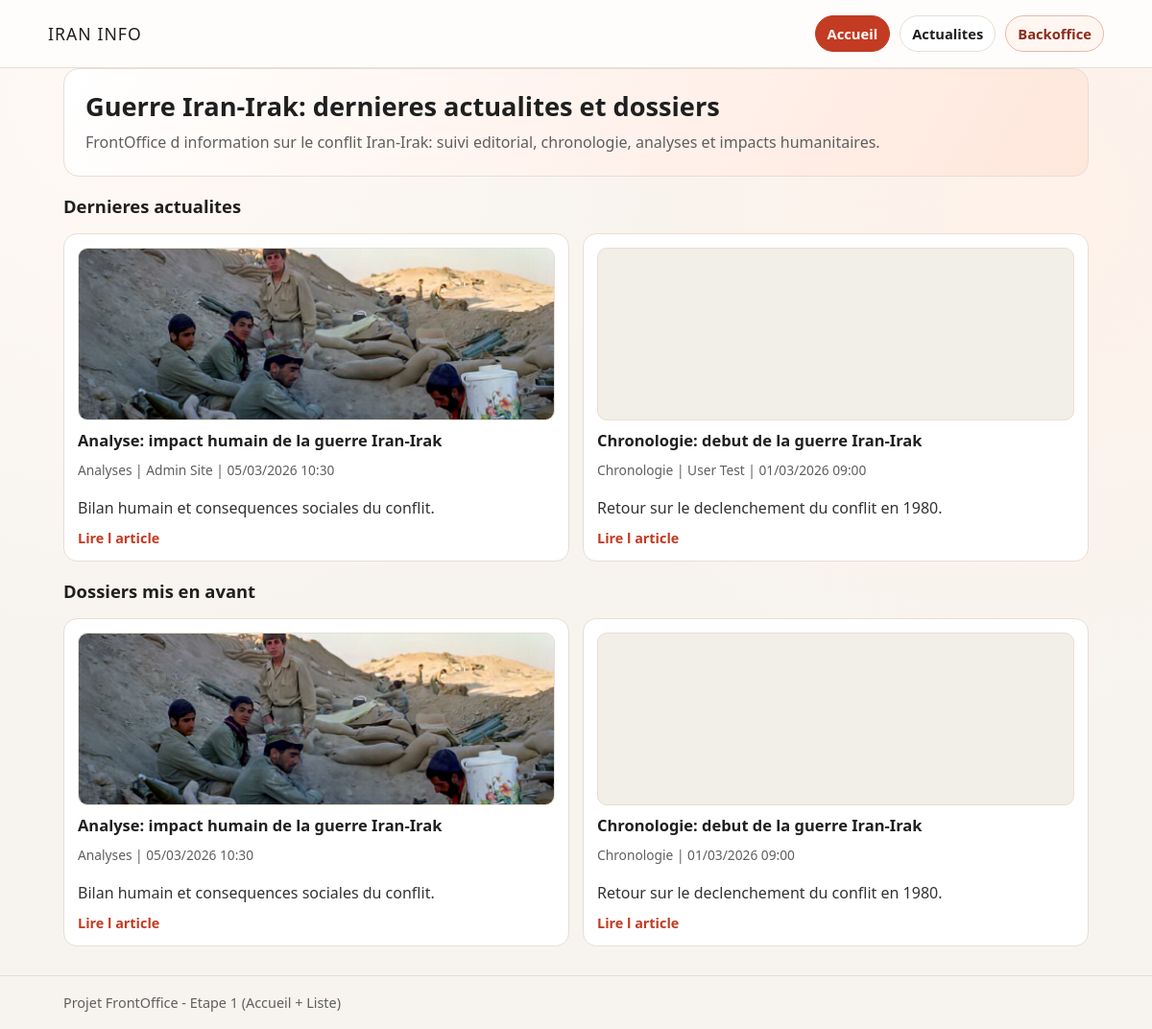
The page / on the database its author committed.
### tables this page shows
CREATE TABLE articles (
  id BIGINT UNSIGNED AUTO_INCREMENT PRIMARY KEY,
  conflict_id BIGINT UNSIGNED NULL,
  category_id BIGINT UNSIGNED NOT NULL,
  author_id BIGINT UNSIGNED NOT NULL,
  title VARCHAR(220) NOT NULL,
  slug VARCHAR(240) NOT NULL UNIQUE,
  excerpt TEXT NOT NULL,
  content LONGTEXT NOT NULL,
  cover_image_url VARCHAR(255) NULL,
  cover_image_alt VARCHAR(255) NULL,
  status ENUM('draft', 'published', 'archived') NOT NULL DEFAULT 'draft',
  published_at DATETIME NULL,
  created_at TIMESTAMP NOT NULL DEFAULT CURRENT_TIMESTAMP,
  updated_at TIMESTAMP NOT NULL DEFAULT CURRENT_TIMESTAMP ON UPDATE CURRENT_TIMESTAMP,
  CONSTRAINT fk_articles_conflict FOREIGN KEY (conflict_id) REFERENCES conflicts(id) ON DELETE SET NULL,
  CONSTRAINT fk_articles_category FOREIGN KEY (category_id) REFERENCES categories(id) ON DELETE RESTRICT,
  CONSTRAINT fk_articles_author FOREIGN KEY (author_id) REFERENCES users(id) ON DELETE RESTRICT,
  INDEX idx_articles_status_published (status, published_at),
  INDEX idx_articles_category (category_id)
);

CREATE TABLE categories (
  id BIGINT UNSIGNED AUTO_INCREMENT PRIMARY KEY,
  name VARCHAR(120) NOT NULL,
  slug VARCHAR(140) NOT NULL UNIQUE,
  description TEXT NULL,
  created_at TIMESTAMP NOT NULL DEFAULT CURRENT_TIMESTAMP,
  updated_at TIMESTAMP NOT NULL DEFAULT CURRENT_TIMESTAMP ON UPDATE CURRENT_TIMESTAMP
);

CREATE TABLE users (
  id BIGINT UNSIGNED AUTO_INCREMENT PRIMARY KEY,
  full_name VARCHAR(120) NOT NULL,
  email VARCHAR(160) NOT NULL UNIQUE,
  password_hash VARCHAR(255) NOT NULL,
  role ENUM('admin', 'editor', 'author') NOT NULL DEFAULT 'author',
  is_active TINYINT(1) NOT NULL DEFAULT 1,
  created_at TIMESTAMP NOT NULL DEFAULT CURRENT_TIMESTAMP,
  updated_at TIMESTAMP NOT NULL DEFAULT CURRENT_TIMESTAMP ON UPDATE CURRENT_TIMESTAMP
);

### package/function/db.php (called while the page is built, shortened)
<?php
function getDbConnection(): PDO
{
    $host = getenv('DB_HOST') ?: '127.0.0.1';
    $port = getenv('DB_PORT') ?: '3306';
    $database = getenv('DB_DATABASE') ?: 'iran_info_site';
    $user = getenv('DB_USER') ?: 'app_user';
    $password = getenv('DB_PASSWORD') ?: 'app_password';
    $dsn = sprintf('mysql:host=%s;port=%s;dbname=%s;charset=utf8mb4', $host, $port, $database);
    $options = [
        PDO::ATTR_ERRMODE => PDO::ERRMODE_EXCEPTION,
        PDO::ATTR_DEFAULT_FETCH_MODE => PDO::FETCH_ASSOC,
        PDO::ATTR_EMULATE_PREPARES => false,
    ];
    $pdo = new PDO($dsn, $user, $password, $options);
    return $pdo;
}

### package/function/models/FrontOfficeModel.php (called while the page is built, shortened)
<?php
require_once __DIR__ . '/../db.php';
final class FrontOfficeModel
{
    private PDO $db;
    public function __construct(?PDO $db = null)
    {
        $this->db = $db ?? getDbConnection();
    }
    public function getHomePageData(int $latestLimit = 6, int $featuredLimit = 3): array
    {
        $latestLimit = max(1, min($latestLimit, 30));
        $featuredLimit = max(1, min($featuredLimit, 30));
        $conflictId = $this->getFrontConflictId();
        $latestSql = '
            SELECT a.id, a.title, a.slug, a.excerpt, a.cover_image_url, a.cover_image_alt, a.published_at,
                   c.id AS category_id, c.name AS category_name, c.slug AS category_slug,
                   u.id AS author_id, u.full_name AS author_name
            FROM articles a
            INNER JOIN categories c ON c.id = a.category_id
            INNER JOIN users u ON u.id = a.author_id
            WHERE a.status = :status
              AND a.conflict_id = :conflict_id
            ORDER BY a.published_at DESC
            LIMIT :limit
        ';
        $latestStmt = $this->db->prepare($latestSql);
        $latestStmt->bindValue(':status', 'published');
        $latestStmt->bindValue(':conflict_id', $conflictId, PDO::PARAM_INT);
        $latestStmt->bindValue(':limit', $latestLimit, PDO::PARAM_INT);
        $latestStmt->execute();
        $featuredSql = '
            SELECT a.id, a.title, a.slug, a.excerpt, a.cover_image_url, a.cover_image_alt, a.published_at,
                   c.id AS category_id, c.name AS category_name, c.slug AS category_slug
            FROM articles a
            INNER JOIN categories c ON c.id = a.category_id
            WHERE a.status = :status
                            AND a.conflict_id = :conflict_id
              AND c.slug IN ("analyses", "chronologie", "diplomatie")
            ORDER BY a.published_at DESC
            LIMIT :limit
        ';
        $featuredStmt = $this->db->prepare($featuredSql);
        $featuredStmt->bindValue(':status', 'published');
                $featuredStmt->bindValue(':conflict_id', $conflictId, PDO::PARAM_INT);
        $featuredStmt->bindValue(':limit', $featuredLimit, PDO::PARAM_INT);
        $featuredStmt->execute();
        return [
            'latest_articles' => $latestStmt->fetchAll() ?: [],
            'featured_dossiers' => $featuredStmt->fetchAll() ?: [],
        ];
    }
    private function getFrontConflictId(): ?int
    {
        $stmt = $this->db->prepare('SELECT id FROM conflicts WHERE slug = :slug LIMIT 1');
        $stmt->bindValue(':slug', self::FRONT_CONFLICT_SLUG);
        $stmt->execute();
        $row = $stmt->fetch();
        $this->frontConflictId = $row ? (int) $row['id'] : 0;
        return $this->frontConflictId > 0 ? $this->frontConflictId : null;
    }
}

### package/modules.php (the view, shortened to what this page needs)
<?php
function e(string $value): string
{
	return htmlspecialchars($value, ENT_QUOTES, 'UTF-8');
}
function formatDate(?string $date): string
{
	$timestamp = strtotime($date);
	return date('d/m/Y H:i', $timestamp);
}
function buildNewsUrl(int $page): string
{
	if ($page <= 1) {
		return '/actualites.html';
	}
	return '/actualites-' . $page . '.html';
}
function buildArticleUrl(string $slug): string
{
	$slug = trim($slug);
	return '/article/' . rawurlencode($slug) . '.html';
}
function getPreferredImageSource(array $article): string
{
	$slug = (string) ($article['slug'] ?? '');
	$localBySlug = [
		'chronologie-debut-guerre-iran-irak' => '/package/assets/images/real/chronologie-khorramshahr.jpg',
		'analyse-impact-humain-guerre-iran-irak' => '/package/assets/images/real/impact-humain-defapress.jpg',
		'diplomatie-regionale-discussions-recentes' => '/package/assets/images/real/diplomatie-iran-turquie.jpg',
		'actualites-nouvelles-sanctions-energie-iran' => '/package/assets/images/real/diplomatie-iran-turquie.jpg',
		'humanitaire-aide-medicale-zones-frontalieres' => '/package/assets/images/real/impact-humain-defapress.jpg',
		'diplomatie-reprise-negociations-indirectes-oman' => '/package/assets/images/real/diplomatie-iran-turquie.jpg',
		'analyse-cybersecurite-infrastructures-critiques-iran' => '/package/assets/images/real/diplomatie-iran-turquie.jpg',
		'actualites-tensions-maritimes-golfe' => '/package/assets/images/real/chronologie-khorramshahr.jpg',
	];
	if (isset($localBySlug[$slug])) {
		return $localBySlug[$slug];
	}
	return '/package/assets/images/real/impact-humain-defapress.jpg';
}
function buildLocalVariantImageUrl(string $sourceUrl, int $targetWidth): ?string
{
	$path = parse_url($sourceUrl, PHP_URL_PATH);
	$normalizedPath = '/' . ltrim($path, '/');
	$publicPrefix = '/package/assets/images/real/';
	$fileName = basename($normalizedPath);
	if (!preg_match('/^(.+?)(?:-(320|520|760))?\\.jpg$/', $fileName, $matches)) {
		return $normalizedPath;
	}
	$baseName = $matches[1];
	$availableSizes = [320, 520, 760];
	$selectedSize = 760;
	foreach ($availableSizes as $size) {
		if ($targetWidth <= $size) {
			$selectedSize = $size;
			break;
		}
	}
	$variantFilePath = __DIR__ . '/assets/images/real/' . $baseName . '-' . $selectedSize . '.jpg';
	$originalPublicPath = $publicPrefix . $baseName . '.jpg';
	$originalFilePath = __DIR__ . '/assets/images/real/' . $baseName . '.jpg';
	if (is_file($originalFilePath)) {
		return $originalPublicPath;
	}
	return $normalizedPath;
}
function buildOptimizedImageUrl(string $sourceUrl, int $targetWidth = 760): string
{
	$sourceUrl = trim($sourceUrl);
	$targetWidth = max(120, min($targetWidth, 1600));
	$localVariant = buildLocalVariantImageUrl($sourceUrl, $targetWidth);
	if ($localVariant !== null) {
		return $localVariant;
	}
	$path = parse_url($sourceUrl, PHP_URL_PATH);
	$relativePath = ltrim($path, '/');
	$commonsPrefix = 'wikipedia/commons/';
	$originalPath = substr($relativePath, strlen($commonsPrefix));
	$segments = explode('/', $originalPath);
	$fileName = rawurldecode((string) end($segments));
	$directory = implode('/', array_slice($segments, 0, -1));
	$fileNameEncoded = rawurlencode($fileName);
	return 'https://upload.wikimedia.org/wikipedia/commons/thumb/'
		. $directory
		. '/'
		. $fileNameEncoded
		. '/'
		. $targetWidth
		. 'px-'
		. $fileNameEncoded;
}
$articleSlug = trim((string) ($_GET['slug'] ?? ''));
$view = 'home';
$errorCode = null;
$errorTitle = '';
$errorDescription = '';
$currentPage = max(1, (int) ($_GET['p'] ?? 1));
$homeData = ['latest_articles' => [], 'featured_dossiers' => []];
$errorMessage = '';
if ($errorCode === null) {
	try {
		$frontOfficeModel = new FrontOfficeModel();
		if ($view === 'home') {
			$homeData = $frontOfficeModel->getHomePageData(6, 3);
		} elseif ($view === 'actualites') {
			$newsData = $frontOfficeModel->getArticlesPage($currentPage, 6);
		} elseif ($view === 'article') {
			$articleData = $frontOfficeModel->getArticleDetailBySlug($articleSlug);
		}
	} catch (Throwable $exception) {
		$errorMessage = 'Erreur de connexion ou de lecture des donnees: ' . $exception->getMessage();
		$errorCode = 500;
		http_response_code(500);
		$errorTitle = 'Erreur serveur';
		$errorDescription = 'Une erreur s est produite lors du chargement de la page. Merci de reessayer dans quelques instants.';
	}
}
$homeUrl = '/';
$newsUrl = buildNewsUrl(1);
$backofficeUrl = '/admin';
$styleUrl = '/package/assets/css/style.css';
?>
<!DOCTYPE html>
<html lang="fr">
<head>
	<link rel="stylesheet" href="<?php echo e($styleUrl); ?>">
</head>
<body>
	<header>
		<div class="wrap topbar">
			<p class="brand"><a href="<?php echo e($homeUrl); ?>">Iran Info</a></p>
			<nav>
				<a class="nav-link <?php echo $view === 'home' ? 'active' : ''; ?>" href="<?php echo e($homeUrl); ?>">Accueil</a>
				<a class="nav-link <?php echo ($view === 'actualites' || $view === 'article') ? 'active' : ''; ?>" href="<?php echo e($newsUrl); ?>">Actualites</a>
				<a class="nav-link nav-link-admin" href="<?php echo e($backofficeUrl); ?>">Backoffice</a>
			</nav>
		</div>
	</header>
	<main class="wrap">
		<?php if ($errorCode !== null): ?>
			<section class="hero">
				<h1><?php echo e($errorTitle !== '' ? $errorTitle : ($errorCode === 404 ? 'Page introuvable' : 'Erreur serveur')); ?></h1>
				<p><?php echo e($errorDescription !== '' ? $errorDescription : 'Un probleme est survenu.'); ?></p>
				<?php if ($errorCode === 500 && $errorMessage !== ''): ?>
					<div class="notice"><?php echo e($errorMessage); ?></div>
				<?php endif; ?>
				<div style="margin-top:12px; display:flex; gap:10px; flex-wrap:wrap;">
					<a class="nav-link" href="<?php echo e($homeUrl); ?>">Retour a l accueil</a>
					<a class="nav-link" href="<?php echo e($newsUrl); ?>">Voir les actualites</a>
				</div>
			</section>
		<?php else: ?>
		<?php if ($view === 'home'): ?>
			<section class="hero">
				<h1>Guerre Iran-Irak: dernieres actualites et dossiers</h1>
				<p>FrontOffice d information sur le conflit Iran-Irak: suivi editorial, chronologie, analyses et impacts humanitaires.</p>
			</section>
			<section>
				<h2 class="section-title">Dernieres actualites</h2>
				<div class="grid">
					<?php foreach ($homeData['latest_articles'] as $article): ?>
						<article class="card">
							<?php $coverUrl = getPreferredImageSource($article); ?>
							<?php $coverAlt = (string) ($article['cover_image_alt'] ?? $article['title'] ?? 'Image article'); ?>
							<?php if ($coverUrl !== ''): ?>
								<?php $coverHomeUrl = buildOptimizedImageUrl($coverUrl, 320); ?>
								<img
									class="card-image"
									src="<?php echo e($coverHomeUrl); ?>"
									srcset="<?php echo e($coverHomeUrl); ?> 320w"
									sizes="320px"
									width="320"
									height="180"
									alt="<?php echo e($coverAlt); ?>"
									loading="lazy"
									decoding="async"
								>
							<?php endif; ?>
							<h3><a class="card-title-link" href="<?php echo e(buildArticleUrl((string) $article['slug'])); ?>"><?php echo e((string) $article['title']); ?></a></h3>
							<div class="meta">
								<?php echo e((string) $article['category_name']); ?> | <?php echo e((string) $article['author_name']); ?> | <?php echo e(formatDate((string) $article['published_at'])); ?>
							</div>
							<p class="excerpt"><?php echo e((string) $article['excerpt']); ?></p>
							<a class="card-read" href="<?php echo e(buildArticleUrl((string) $article['slug'])); ?>">Lire l article</a>
						</article>
					<?php endforeach; ?>
				</div>
			</section>
			<section>
				<h2 class="section-title">Dossiers mis en avant</h2>
				<div class="grid">
					<?php foreach ($homeData['featured_dossiers'] as $article): ?>
						<article class="card">
							<?php $coverUrl = getPreferredImageSource($article); ?>
							<?php $coverAlt = (string) ($article['cover_image_alt'] ?? $article['title'] ?? 'Image article'); ?>
							<?php if ($coverUrl !== ''): ?>
								<?php $coverHomeUrl = buildOptimizedImageUrl($coverUrl, 320); ?>
								<img
									class="card-image"
									src="<?php echo e($coverHomeUrl); ?>"
									srcset="<?php echo e($coverHomeUrl); ?> 320w"
									sizes="320px"
									width="320"
									height="180"
									alt="<?php echo e($coverAlt); ?>"
									loading="lazy"
									decoding="async"
								>
							<?php endif; ?>
							<h3><a class="card-title-link" href="<?php echo e(buildArticleUrl((string) $article['slug'])); ?>"><?php echo e((string) $article['title']); ?></a></h3>
							<div class="meta">
								<?php echo e((string) $article['category_name']); ?> | <?php echo e(formatDate((string) $article['published_at'])); ?>
							</div>
							<p class="excerpt"><?php echo e((string) $article['excerpt']); ?></p>
							<a class="card-read" href="<?php echo e(buildArticleUrl((string) $article['slug'])); ?>">Lire l article</a>
						</article>
					<?php endforeach; ?>
				</div>
			</section>
		<?php endif; ?>
		<?php endif; ?>
	</main>
	<footer>
		<div class="wrap">Projet FrontOffice - Etape 1 (Accueil + Liste)</div>
	</footer>
</body>
</html>

### rows shown on the page
articles: shows a picture, title "Analyse: impact humain de la guerre Iran-Irak", category.name "Analyses", author.full_name "Admin Site", published_at "05/03/2026 10:30", excerpt "Bilan humain et consequences sociales du conflit."
articles: shows a picture, title "Chronologie: debut de la guerre Iran-Irak", category.name "Chronologie", author.full_name "User Test", published_at "01/03/2026 09:00", excerpt "Retour sur le declenchement du conflit en 1980."
